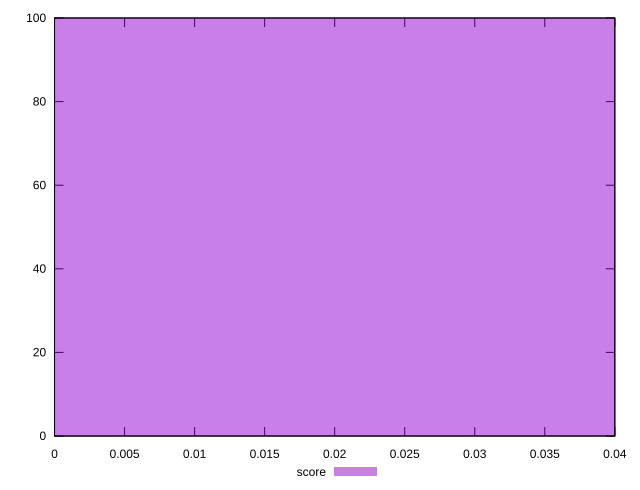

The gnuplot source for this figure:
reset

$score <<EOF
0 100
EOF

set key outside below
set boxwidth 0.1
set xrange [0:0.04]
set yrange [0:100]
set trange [0:100]
set style fill transparent solid 0.5 noborder
set terminal svg size 640, 490 enhanced background rgb 'white'
set output "reports/report_00030_2021-02-24T20-42-31.540Z/uses-text-compression/samples/astro/score/histogram.svg"

plot $score title "score" with boxes

reset
